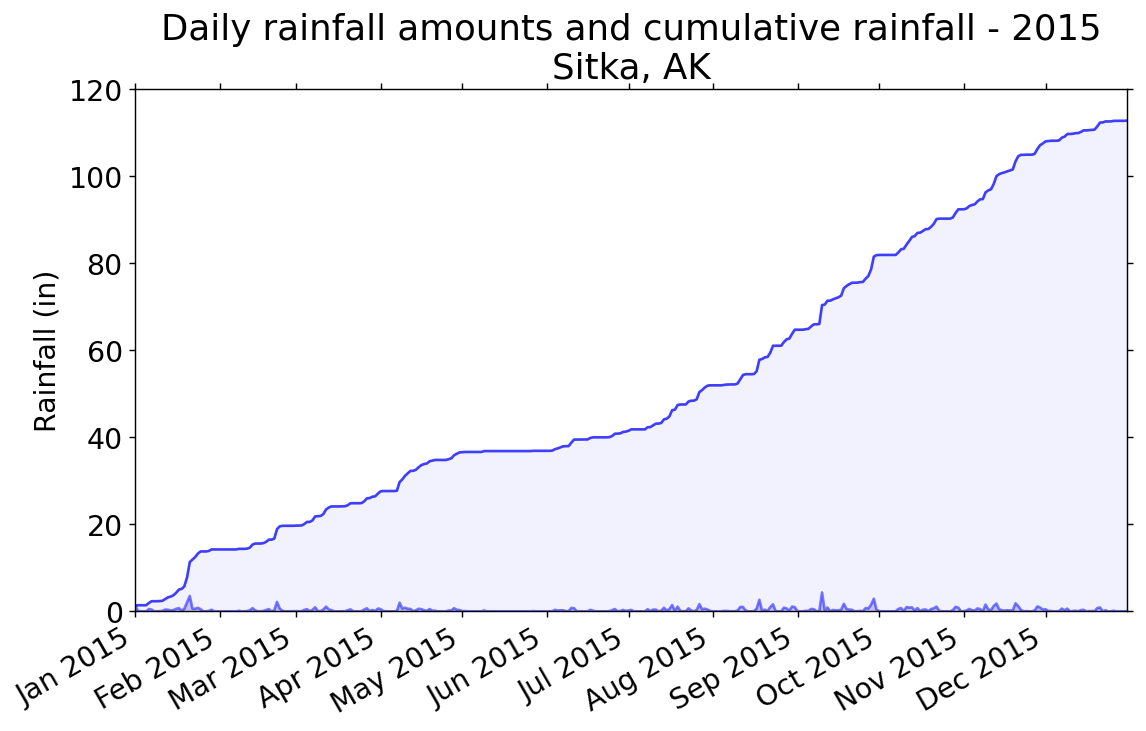

Generate this figure with Python:
# 导入模块
import csv
from datetime import datetime
from matplotlib import pyplot as plt
from matplotlib import dates as mdates

# Get dates and rainfall data from data file.
# Rainfall data is in column 19.
filename = '/home/yyh/Documents/VSCode_work/chapter16/sitka_rainfall_2015.csv'
with open(filename) as f:
    reader = csv.reader(f)
    header_row = next(reader)

    dates, rainfalls, totals = [], [], []
    for row in reader:
        try:
            current_date = datetime.strptime(row[0], "%Y-%m-%d")
            rainfall = float(row[19])
        except ValueError:
            print(current_date, 'missing data')
        else:
            dates.append(current_date)
            rainfalls.append(rainfall)
            if totals:
                totals.append(totals[-1] + rainfall)
            else:
                totals.append(rainfall)

# Plot data.
fig = plt.figure(dpi=128, figsize=(10, 6))
plt.plot(dates, rainfalls, c='blue', alpha=0.5)
plt.fill_between(dates, rainfalls, facecolor='blue', alpha=0.2)

plt.plot(dates, totals, c='blue', alpha=0.75)
plt.fill_between(dates, totals, facecolor='blue', alpha=0.05)

# Format plot.
title = "Daily rainfall amounts and cumulative rainfall - 2015\nSitka, AK"
plt.title(title, fontsize=20)
plt.xlabel('', fontsize=16)
fig.autofmt_xdate()
plt.ylabel("Rainfall (in)", fontsize=16)
plt.tick_params(axis='both', top=True, right=True, which='both', labelsize=16)
plt.ylim(0, 120)
plt.xlim(dates[0], dates[-1]) # 这样也可以的
plt.gca().xaxis.set_major_formatter(mdates.DateFormatter('%b %Y')) # 日期格式，%B为月份名，%b为月份名缩写

# plt.show()
plt.savefig("/home/yyh/Documents/VSCode_work/chapter16/chapter16_16_4", bbox_inches='tight')